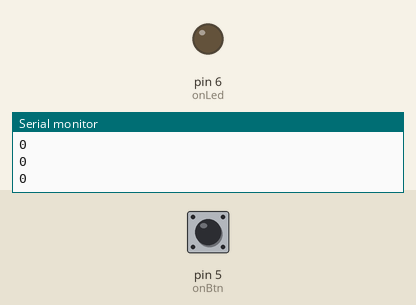
This sketch was run on a simulated Arduino Uno, built with avr-gcc and run on an emulated ATmega328P. Parts: output pins drawn as LEDs (lit = HIGH), the last lines printed to the serial monitor. Dashed ring = blinking. The test bench sets the inputs (shaded band); at power-on: pin 5 (onBtn) HIGH.

Above: at 2.8 s.
2.9 s: pin 5 (onBtn) pulled LOW for 3.2 s
At 3.6 s:
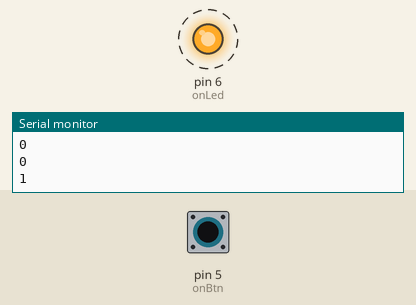
7.6 s: pin 5 (onBtn) pulled LOW for 1.2 s
At 8.6 s:
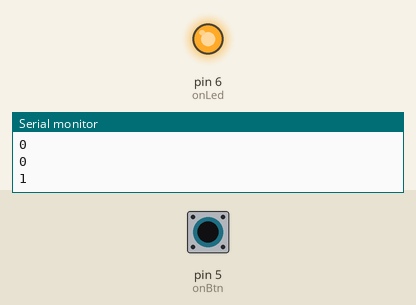
Timing chart, 0 to 10.6 s (numbered marks = the images above; inputs shaded):
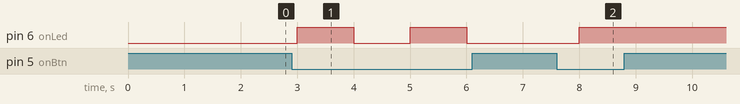

The sketch:

arduino.ino
```cpp
int onBtn = 5;
int onLed = 6;
int onState;

void setup()
{
    Serial.begin(9600);
    pinMode(onLed, OUTPUT);
}

void loop()
{
    if (digitalRead(onBtn) == LOW)
    {
        onState = (onState) ? false : true;
        digitalWrite(onLed, (onState) ? HIGH : LOW);
    }
    Serial.println(onState);
    delay(1000);
}
```

Measured:
- after the input at 2.9 s, pin 6 (onLed): alternates HIGH for 1.0 s and LOW for 1.0 s, starting after 0.10 s
- after the input at 7.6 s, pin 6 (onLed): LOW → HIGH after 0.40 s
